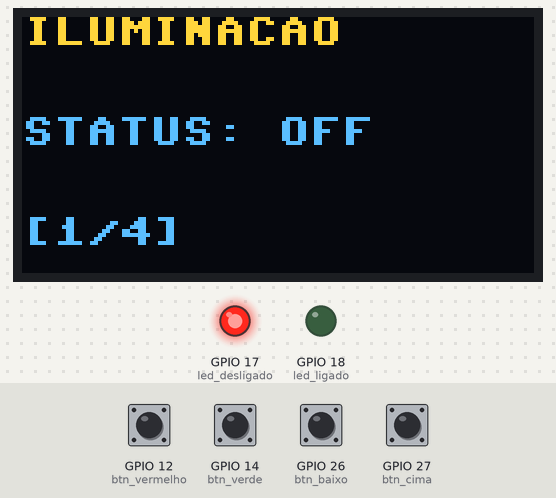
The program below on a simulated ESP32 board running MicroPython. Shown: 128×64 one-colour display, output pins drawn as LEDs (lit = HIGH). Wiring (from the project's diagram.json): red button on GPIO 12, green button on GPIO 14, red LED on GPIO 17, green LED on GPIO 18, white button on GPIO 26, button on GPIO 27. The inputs (shaded band) are chosen by the test bench; at power-on: GPIO 12 (btn_vermelho), GPIO 14 (btn_verde), GPIO 26 (btn_baixo), GPIO 27 (btn_cima) HIGH. The OLED is the two-colour kind (top 16 rows yellow); library files of the repository ran but are not shown: ssd1306.py; what the program prints to the serial console is not drawn.

Above: at 1.2 s.
1.3 s: GPIO 14 (btn_verde) pulled LOW for 0.15 s
At 2.5 s:
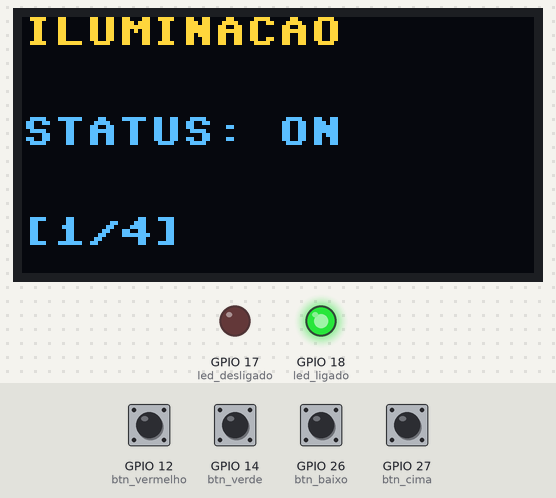
2.9 s: GPIO 26 (btn_baixo) pulled LOW for 1 s
At 4.4 s:
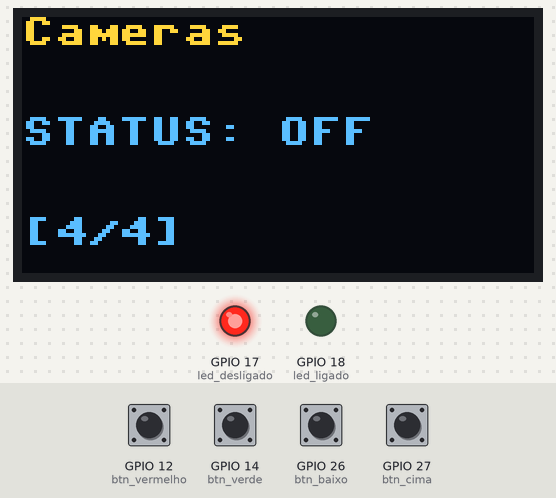
5.4 s: GPIO 14 (btn_verde) pulled LOW for 1 s
At 6.5 s:
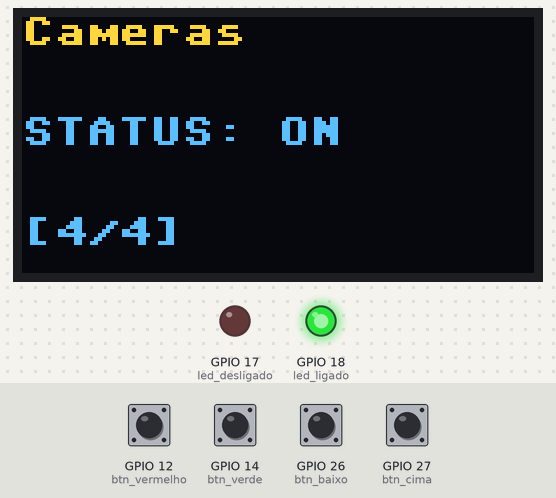
7.9 s: GPIO 12 (btn_vermelho) pulled LOW for 0.15 s
At 9.2 s:
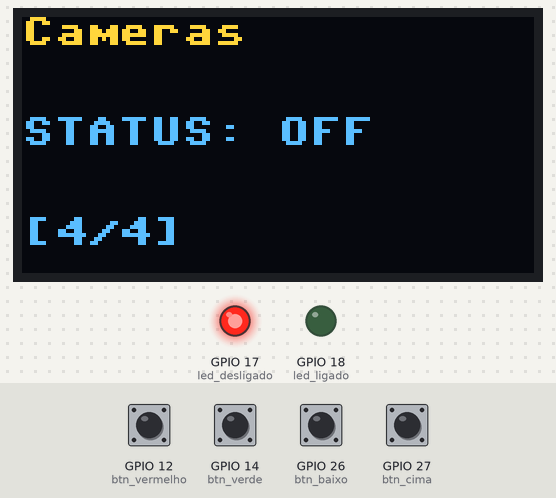
9.5 s: GPIO 27 (btn_cima) pulled LOW for 0.15 s
At 10.3 s:
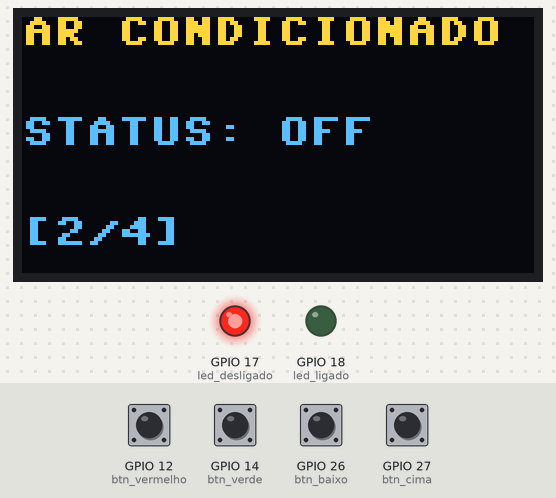
11.1 s: GPIO 14 (btn_verde) pulled LOW for 0.15 s
At 11.5 s:
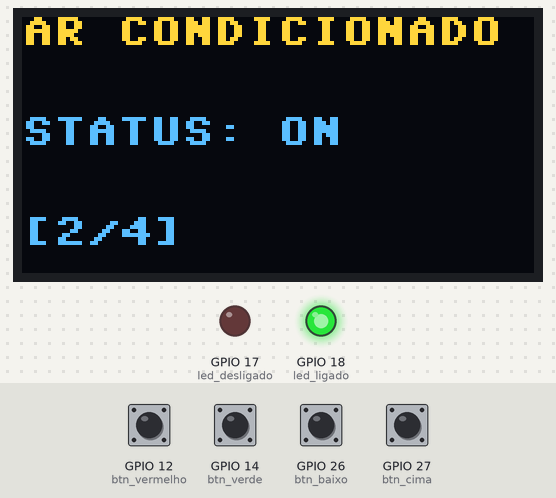
Timing chart, 0 to 13.7 s (numbered marks = the images above; inputs shaded):
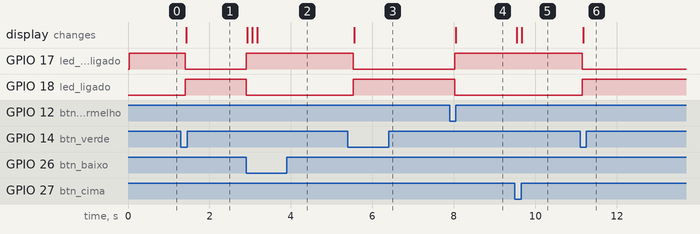

Measured:
- after the input at 1.3 s, GPIO 17 (led_desligado): HIGH → LOW after 0.10 s; GPIO 18 (led_ligado): LOW → HIGH after 0.10 s; the display: changes after 0.13 s (image 1)
- after the input at 2.9 s, GPIO 17 (led_desligado): LOW → HIGH at once; GPIO 18 (led_ligado): HIGH → LOW at once; the display: first changes at once (image 2 shows a later state)
- after the input at 5.4 s, GPIO 17 (led_desligado): HIGH → LOW after 0.13 s; GPIO 18 (led_ligado): LOW → HIGH after 0.13 s; the display: changes after 0.15 s (image 3)
- after the input at 7.9 s, GPIO 17 (led_desligado): LOW → HIGH after 0.12 s; GPIO 18 (led_ligado): HIGH → LOW after 0.12 s; the display: changes after 0.15 s (image 4)
- after the input at 9.5 s, the display: first changes after 0.05 s (image 5 shows a later state)
- after the input at 11.1 s, GPIO 17 (led_desligado): HIGH → LOW after 0.05 s; GPIO 18 (led_ligado): LOW → HIGH after 0.05 s; the display: changes after 0.07 s (image 6)

The program:

main.py
```python
import machine
import time
import ssd1306

# botões de controle
btn_vermelho = machine.Pin(12, machine.Pin.IN, machine.Pin.PULL_UP)
btn_verde = machine.Pin(14, machine.Pin.IN, machine.Pin.PULL_UP)

# botões de navegação
btn_cima = machine.Pin(27, machine.Pin.IN, machine.Pin.PULL_UP)
btn_baixo = machine.Pin(26, machine.Pin.IN, machine.Pin.PULL_UP)

# LEDs
led_desligado = machine.Pin(17, machine.Pin.OUT)
led_ligado = machine.Pin(18, machine.Pin.OUT)

# Tela
largura = 128
altura = 64
i2c = machine.I2C(0, scl=machine.Pin(22), sda=machine.Pin(21))
tela = ssd1306.SSD1306_I2C(largura, altura, i2c)

qual_tela = 1
status_iluminacao = "OFF"
status_arcondicionado = "OFF"
status_portaoprincipal = "OFF"
status_cameras = "OFF"

while True:

    if btn_cima.value() == 0 and qual_tela >= 2:
        qual_tela -= 1
        print("Botão Cima OK")

    if btn_baixo.value() == 0 and qual_tela <= 3:
        qual_tela += 1
        print("Botão Baixo OK")

    print(qual_tela)

    if qual_tela == 1:

        if btn_vermelho.value() == 0:
            status_iluminacao = "OFF"
            print("Botão vermelho OK")

        if btn_verde.value() == 0:
            status_iluminacao = "ON"
            print("Botão Verde OK")

        tela.fill(0)
        tela.text("ILUMINACAO", 0, 0)
        #tela.text("STATUS:", 0, 25)
        if status_iluminacao == "OFF":
            tela.text("STATUS: OFF", 0, 25)
            led_desligado.value(1)
            led_ligado.value(0)
        elif status_iluminacao == "ON":
            tela.text("STATUS: ON", 0, 25)
            led_desligado.value(0)
            led_ligado.value(1)
        tela.text("[1/4]", 0, 50)
        tela.show()

    elif qual_tela == 2:

        if btn_vermelho.value() == 0:
            status_arcondicionado = "OFF"
            print("Botão vermelho OK")

        if btn_verde.value() == 0:
            status_arcondicionado = "ON"
            print("Botão Verde OK")

        tela.fill(0)
        tela.text("AR CONDICIONADO", 0, 0)
        #tela.text("STATUS:", 0, 25)
        if status_arcondicionado == "OFF":
            tela.text("STATUS: OFF", 0, 25)
            led_desligado.value(1)
            led_ligado.value(0)
        elif status_arcondicionado == "ON":
            tela.text("STATUS: ON", 0, 25)
            led_desligado.value(0)
            led_ligado.value(1)
        tela.text("[2/4]", 0, 50)
        tela.show()

    elif qual_tela == 3:

        if btn_vermelho.value() == 0:
            status_portaoprincipal = "OFF"
            print("Botão vermelho OK")

        if btn_verde.value() == 0:
            status_portaoprincipal = "ON"
            print("Botão Verde OK")

        tela.fill(0)
        tela.text("Portao P", 0, 0)
        #tela.text("STATUS:", 0, 25)
        if status_portaoprincipal == "OFF":
            tela.text("STATUS: OFF", 0, 25)
            led_desligado.value(1)
            led_ligado.value(0)
        elif status_portaoprincipal == "ON":
            tela.text("STATUS: ON", 0, 25)
            led_desligado.value(0)
            led_ligado.value(1)
        tela.text("[3/4]", 0, 50)
        tela.show()

    elif qual_tela == 4:

        if btn_vermelho.value() == 0:
            status_cameras = "OFF"
            print("Botão vermelho OK")

        if btn_verde.value() == 0:
            status_cameras = "ON"
            print("Botão Verde OK")

        tela.fill(0)
        tela.text("Cameras", 0, 0)
        #tela.text("STATUS:", 0, 25)
        if status_cameras == "OFF":
            tela.text("STATUS: OFF", 0, 25)
            led_desligado.value(1)
            led_ligado.value(0)
        elif status_cameras == "ON":
            tela.text("STATUS: ON", 0, 25)
            led_desligado.value(0)
            led_ligado.value(1)
        tela.text("[4/4]", 0, 50)
        tela.show()

    time.sleep(0.1)

    
```
